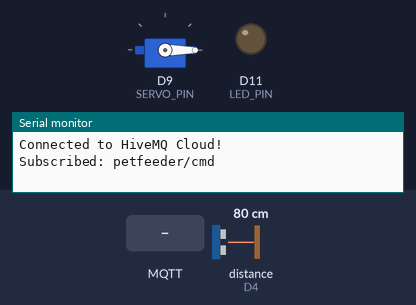
A sketch run on a simulated Arduino Uno R4 WiFi. Parts: servo, output pins drawn as LEDs (lit = HIGH), the last lines printed to the serial monitor. Wiring (inferred from the names in the program): ultrasonic range finder: trigger D3; echo D4. The test bench sets the inputs (shaded band); at power-on: distance to the obstacle (sensor on D4) 80 cm. The echo pulse lasts 58.3 µs per cm; WiFi joins after 1.5 s; servers stay silent unless stated; uploads are accepted with an empty reply; no MQTT or app messages arrive unless stated; pins used as bus, display or sensor lines are not drawn.

Above: at 3.7 s.
3.8 s: MQTT message "feed" arrives on the first subscribed topic
At 4.7 s:
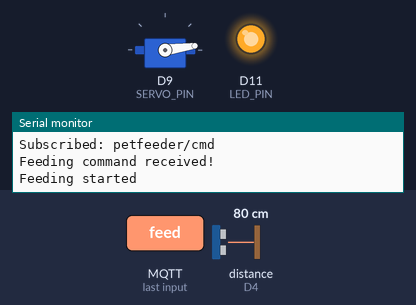
At 6.4 s:
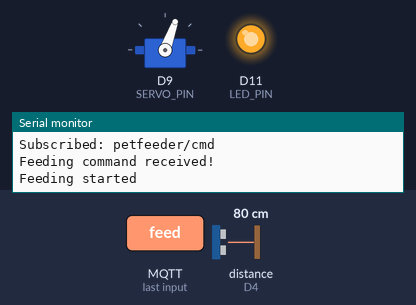
7.3 s: distance to the obstacle (sensor on D4) set to 2 cm
At 7.58 s:
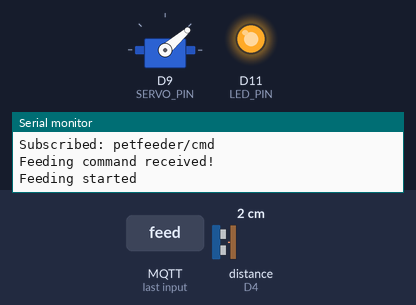
9.6 s: MQTT message "updateSchedule" arrives on the first subscribed topic
Timing chart, 0 to 12.6 s (numbered marks = the images above; inputs shaded):
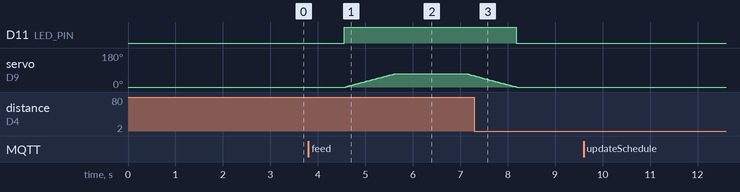

The sketch:

Pet_Feeder_Pro_Max.ino
```cpp
#include <WiFiS3.h>
#include <Servo.h>
#include <WiFiSSLClient.h>
#include <MQTTClient.h>
#include <WiFiUdp.h> // NTP
#include <ArduinoJson.h>

// Wi-Fi
const char WIFI_SSID[] = "--"; //ใส่ชื่อ wifi
const char WIFI_PASSWORD[] = "--"; // รหัส wifi

// HiveMQ Cloud
const char MQTT_BROKER_ADDRESS[] = "0b6280fa49a549c58dab95e2bb422274.s1.eu.hivemq.cloud";
const char MQTT_CLIENT_ID[] = "petfeeder-r4-01";
const int  MQTT_PORT = 8883; // TLS Port
const char MQTT_USERNAME[] = "petfeederpromax";
const char MQTT_PASSWORD[] = "Password12345";

// MQTT Topics
const char SUBSCRIBE_TOPIC[] = "petfeeder/cmd"; // รับคำสั่งจาก website
const char PUBLISH_TOPIC[] = "petfeeder/status"; // ส่ง status กลับ

// Firebase
const char FIREBASE_HOST[] = "petfeeder-promax-749f9-default-rtdb.asia-southeast1.firebasedatabase.app";
const int FIREBASE_PORT = 443;

// NTP
WiFiUDP ntpUDP;
const char ntpServer[] = "pool.ntp.org";
const unsigned int NTP_PACKET_SIZE = 48;
byte packetBuffer[NTP_PACKET_SIZE];
unsigned long lastNtpSync = 0;
unsigned long currentEpoch = 0;

// Schedule
DynamicJsonDocument scheduleList(2048); // ใช้ json

// Ultrasonic Sensor
const int trigPin = 3;
const int echoPin = 4;
long duration;
int distanceCm;
unsigned long lastSensorUpdate = 0;

// Servo
Servo feederServo;
const int SERVO_PIN = 9;
const int LED_PIN = 11;
const long FEED_DURATION = 1500;  // หน่วงเปิด 1.5 วิ

WiFiSSLClient net; // TSL SSL (ของ mqtt)
MQTTClient mqtt(256);
WiFiSSLClient https; // (ของ firebase)

String actionState = "idle";

String lastFedAt = "";

void setup() {
  Serial.begin(115200);
  pinMode(LED_PIN, OUTPUT);

  pinMode(trigPin, OUTPUT);
  pinMode(echoPin, INPUT);

  feederServo.attach(SERVO_PIN);
  feederServo.write(0); // ตอนเริ่มให้ปิด

  connectWiFi();

  syncTimeFromNTP();
  connectMQTT();
}


void loop() {
  mqtt.loop();

  if (millis() - lastSensorUpdate > 3000) { // เช็ค sensor ทุกๆ 3 วิ
    measureDistance();
    lastSensorUpdate = millis();
  }

  String now = getCurrentTime();
  if (lastFedAt != now) { // เช็คกันให้ซ้ำ
    JsonArray arr = scheduleList.as<JsonArray>();
    for (int i = 0; i < arr.size(); i++) {
      String time = arr[i];
      if (now == time) {
        Serial.print("Feeding triggered at: ");
        Serial.println(now);

        feedCat("auto");
        lastFedAt = now; // บันทึกเวลาให้อาหารล่าสุด
        break;
      }
    }
  }
  delay(2000);
}


void connectWiFi() {
  Serial.print("Connecting to WiFi...");

  while (WiFi.begin(WIFI_SSID, WIFI_PASSWORD) != WL_CONNECTED) {
    Serial.print(".");
    delay(2000);
  }

  Serial.println("\nWiFi connected!");
  Serial.print("IP Address: ");
  Serial.println(WiFi.localIP());
}


void connectMQTT() {
  mqtt.begin(MQTT_BROKER_ADDRESS, MQTT_PORT, net);
  mqtt.onMessage(messageReceived);

  Serial.print("Connecting to HiveMQ Cloud : ");
  Serial.println(MQTT_BROKER_ADDRESS);

  while(!mqtt.connect(MQTT_CLIENT_ID, MQTT_USERNAME, MQTT_PASSWORD)) {
    Serial.print(".");
    delay(2000);
  }
  Serial.println("\nConnected to HiveMQ Cloud!");
  mqtt.subscribe(SUBSCRIBE_TOPIC);
  Serial.print("Subscribed: ");
  Serial.println(SUBSCRIBE_TOPIC);
}


void messageReceived(String &topic, String &payload) {
  if (String(topic) == SUBSCRIBE_TOPIC && payload == "feed") { // ถ้ารับ msg สั่ง feed
    feedCat("manual");
  } else if (String(topic) == SUBSCRIBE_TOPIC && payload == "updateSchedule") { // ถ้ารับ msg สั่ง updateSchedule
    fetchSchedule();
  }
}


// หมุนค่อยๆ
void smoothMove(int startAngle, int endAngle, int stepDelay) {
  if (startAngle < endAngle) {
    for (int pos = startAngle; pos <= endAngle; pos++) {
      feederServo.write(pos);
      delay(stepDelay);
    }
  } else {
    for (int pos = startAngle; pos >= endAngle; pos--) {
      feederServo.write(pos);
      delay(stepDelay);
    }
  }
}


void feedCat(String type) {
  Serial.println("Feeding command received!");
  actionState = "feeding";
  digitalWrite(LED_PIN, HIGH);

  Serial.println("Feeding started");

  smoothMove(0, 70, 15);
  delay(FEED_DURATION);
  smoothMove(70, 0, 15);

  actionState = "idle";
  Serial.println("Feeding done");
  digitalWrite(LED_PIN, LOW);

  if (type == "auto") {
    mqtt.publish(PUBLISH_TOPIC, "feed_auto");
  } else if (type == "manual") {
    mqtt.publish(PUBLISH_TOPIC, "feed_manual");
  }
}


void measureDistance() {
  digitalWrite(trigPin, LOW);
  delayMicroseconds(2);

  digitalWrite(trigPin, HIGH);
  delayMicroseconds(10);
  digitalWrite(trigPin, LOW);

  duration = pulseIn(echoPin, HIGH);
  distanceCm = duration * 0.034 / 2;

  Serial.print("Distance: ");
  Serial.print(distanceCm);
  Serial.println(" cm");

  sensor();
}


void sensor(){
  if (distanceCm <= 50 ) {
    mqtt.publish(PUBLISH_TOPIC, "Cat !!");
    Serial.println("Cat here!");
  }
}


// NTP + เวลา
void sendNTPpacket(const char* address) {
  memset(packetBuffer, 0, NTP_PACKET_SIZE);
  packetBuffer[0] = 0b11100011;   // LI, Version, Mode
  packetBuffer[1] = 0;     // Stratum, or type of clock
  packetBuffer[2] = 6;     // Polling Interval
  packetBuffer[3] = 0xEC;  // Peer Clock Precision

  ntpUDP.begin(2390);
  ntpUDP.beginPacket(address, 123); // NTP request is to port 123
  ntpUDP.write(packetBuffer, NTP_PACKET_SIZE);
  ntpUDP.endPacket();
}


void syncTimeFromNTP() {
  Serial.println("Syncing time from NTP...");
  sendNTPpacket(ntpServer);
  delay(1000);

  int cb = ntpUDP.parsePacket();
  if (!cb) {
    Serial.println("No NTP packet yet");
    return;
  }
  ntpUDP.read(packetBuffer, NTP_PACKET_SIZE);

  // NTP time starts on 1900, Unix on 1970, difference is 70 years:
  unsigned long highWord = word(packetBuffer[40], packetBuffer[41]);
  unsigned long lowWord  = word(packetBuffer[42], packetBuffer[43]);
  unsigned long secsSince1900 = (highWord << 16) | lowWord;
  const unsigned long seventyYears = 2208988800UL;
  currentEpoch = secsSince1900 - seventyYears; // now in UTC
  lastNtpSync = millis();
  Serial.print("Epoch(UTC): ");
  Serial.println(currentEpoch);
}


String getCurrentTime() {
  if (currentEpoch == 0) return "00:00";
  unsigned long lastSync = (millis() - lastNtpSync) / 1000;
  unsigned long now = currentEpoch + lastSync;

  // timezone +7
  now += 7 * 3600;
  unsigned long secs = now % 86400;
  int hh = secs / 3600;
  int mm = (secs % 3600) / 60;

  char currentTime[6];
  sprintf(currentTime, "%02d:%02d", hh, mm);
  return String(currentTime);
}


void fetchSchedule() {
  Serial.println("Fetching schedule");

  if (!https.connect(FIREBASE_HOST, FIREBASE_PORT)) {
    Serial.println("HTTPS connect failed");
    return;
  }

  https.println("GET /schedule.json HTTP/1.1");
  https.print("Host: ");
  https.println(FIREBASE_HOST);
  https.println("User-Agent: ArduinoWiFi/1.1");
  https.println("Connection: close");
  https.println();

  bool headersEnded = false;
  String payload = "";


  while (https.connected() || https.available()) {
    if (https.available()) {
      String line = https.readStringUntil('\n');
      if (!headersEnded) {
        if (line == "\r") { // บรรทัดว่าง = จบส่วน header
          headersEnded = true;
        }
      } else {
        payload += line;
      }
    }
  }

  https.stop();

  Serial.println("======payload======");
  Serial.println(payload);

  scheduleList.clear();

  DeserializationError err = deserializeJson(scheduleList, payload);
  if (err) {
    Serial.print("deserializeJson failed: ");
    Serial.println(err.f_str());
    return;
  }
  JsonArray arr = scheduleList.as<JsonArray>();
  if (arr.isNull()) {
    Serial.println("schedule is null or not array");
    return;
  }

  for (int i = 0; i < arr.size(); i++) {
    const char* time = arr[i];
    if (time) {
      Serial.println(time);
    }
  }
}
```

Measured:
- after the input at 3.8 s, D11 (LED_PIN): LOW → HIGH after 0.76 s; servo on D9 (SERVO_PIN): rises from 0° to 70° in 1.0 s, then falls to 59° in 1.7 s
